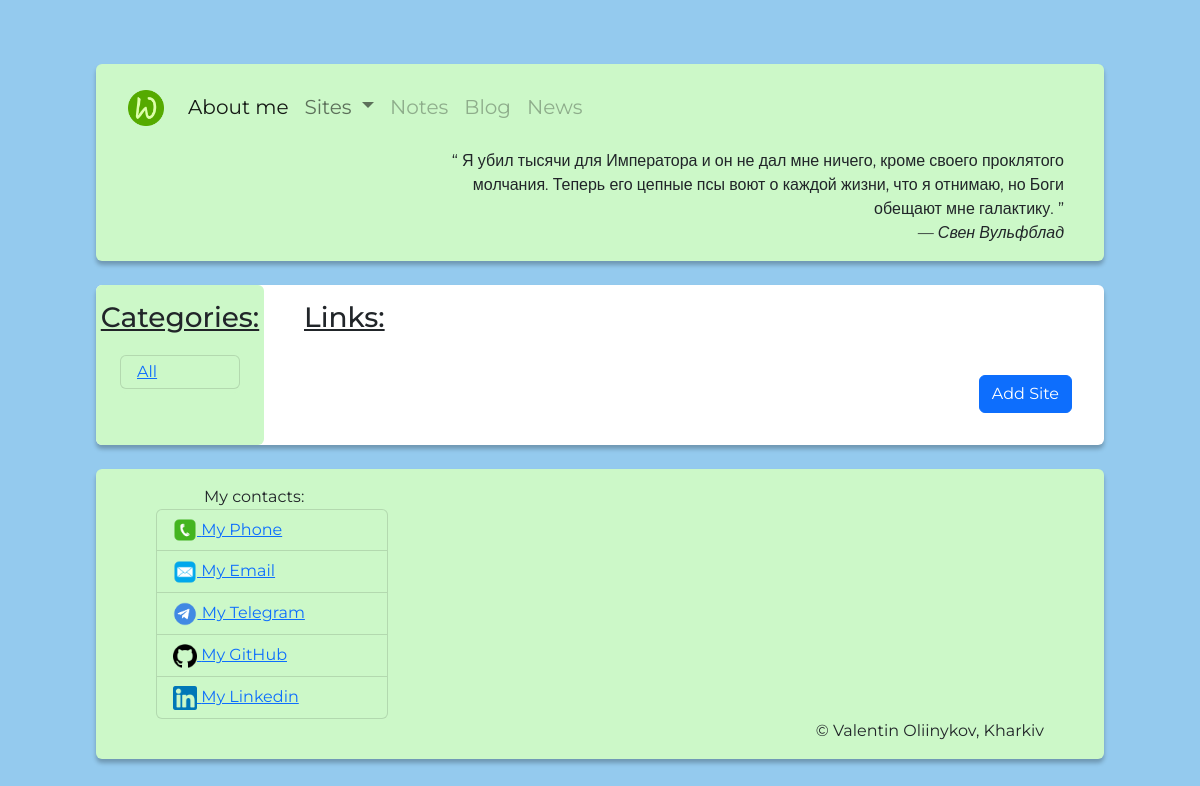
Before: /notes/sites/ with the older database file.
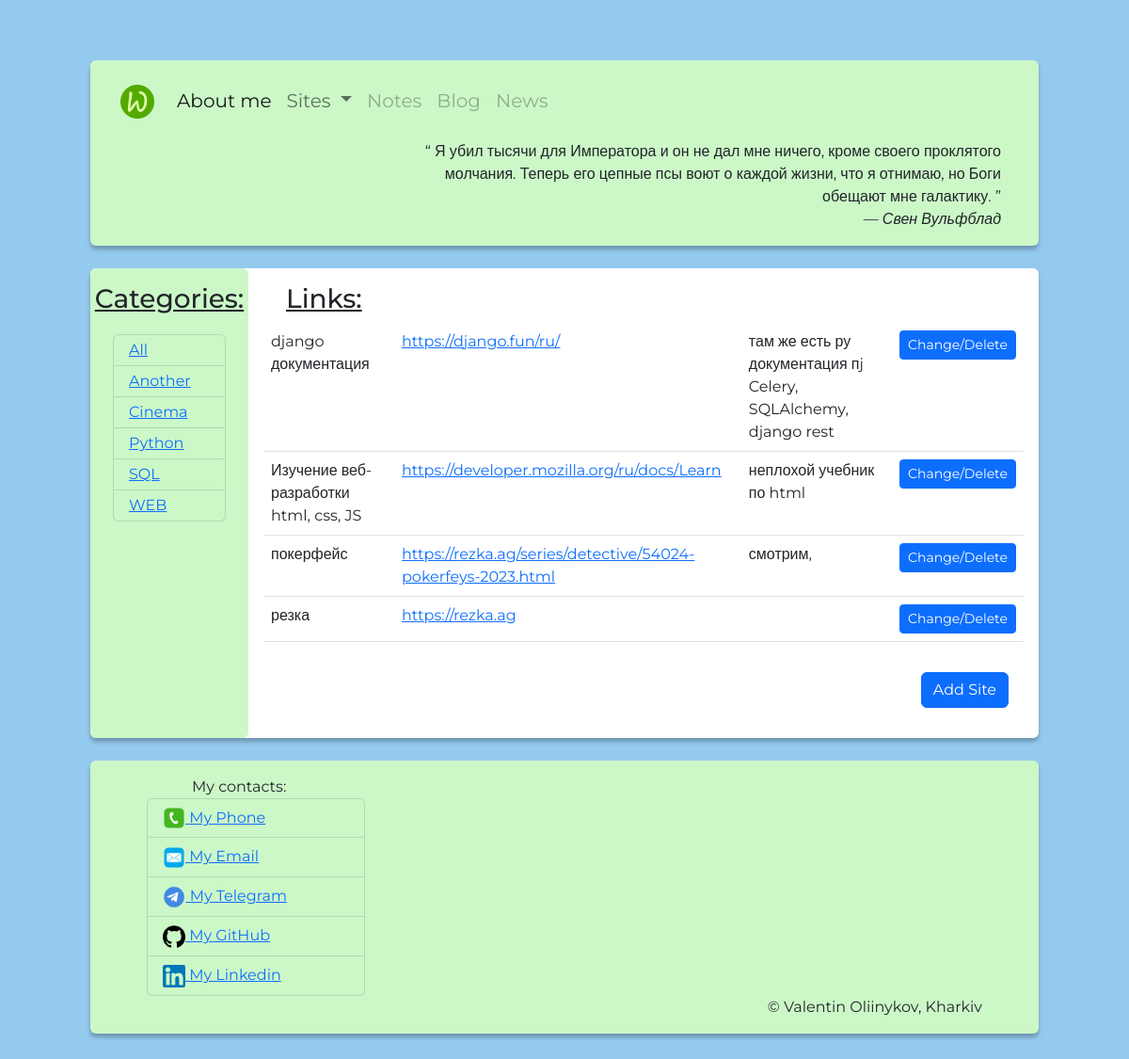
After: the same page with the newer database file.
### notes/models.py (models this page shows, shortened)
class Category(models.Model):
    name = models.CharField(max_length=150)
    class Meta:
        verbose_name = "Category"
        verbose_name_plural = "Categories"
        db_table = "categories"
        ordering = ["name",]

class SiteNote(models.Model):
    title = models.CharField(max_length=150)
    url = models.URLField(unique=True, null=False)
    description = models.TextField(null=True, blank=True)
    category = models.ForeignKey(
        Category,
        on_delete=models.CASCADE,
        related_name="sites",
        )
    created_at = models.DateTimeField(auto_now=True)
    class Meta:
        db_table = "sites_notes"
        ordering = ["created_at", "title", "url"]

### notes/views.py (the view)
# urls.py: path("sites/", vn.sites_all),
def sites_all(request):
    sites = SiteNote.objects.all()
    return render(
        request,
        template_name="notes/sites.html",
        context={
            "title": "Useful Links",
            "sites": sites,
        }
    )

### components/quotes.py (called while the page is built)
def get_json_data(path_):
    with open(path_, 'r') as json_object:
        json_data = json.load(json_object)
    return json_data

def random_quote(path = path_to_json):
    try:
        quotes = get_json_data(path)
        return random.choice(quotes)
    except FileNotFoundError as fnfe:
        print(fnfe)
        return

### notes/midlewares.py (called while the page is built)
def categories_sites(request):
    return {"categories": Category.objects.all()}

def quotes_random(request):
    path_to_json = DATABASES_QUOTER
    return {'random_quote': random_quote(path_to_json)
    }

### templates/notes/sites.html (shortened to what this page needs)
{% extends "base.html" %}
{% block content %}
<div class="col-2 back_color rounded text-truncate ">
    <h3 class="text-center text-decoration-underline mt-2 py-2 overflow-auto">Categories:</h3>
    <ul class="list-group py-1 back_color mx-4 overflow-auto">
        <li class="list-group-item py-1 back_color"><a href="/notes/sites/">All</a></li>
        {% for cat in categories%}
        <li class="list-group-item py-1 back_color">
            <a href="{% url 'site_category' category_name=cat.name %}">{{ cat.name }}</a>
        </li>
        {% endfor %}
    </ul>
</div>
<div class="col m-3">
    <h3 class="text-decoration-underline mx-4 overflow-auto">Links:</h3>
    <table class="table">
        {% for site in sites %}
        <tr>
            <td>{{site.title}}</td>
            <td>
                <a href="{{site.url}}" target="_blank">{{site.url}}</a>
            </td>
            <td>
                {{site.description}}
            </td>
            <td class=""> <a href="/admin/notes/sitenote/{{ site.id }}/change/">
                    <button class="btn btn-primary btn-sm">Change/Delete</button>
                </a>
            </td>
        </tr>
        {% endfor %}
    </table>
        <span class="float-end m-3">
            <a href="/admin/notes/sitenote/add/"><button class="btn btn-primary">Add Site</button></a>
        </span>
</div>
{% endblock %}

Changed rows visible on the page:
added Category: name "Another"
added Category: name "Cinema"
added Category: name "Python"
added Category: name "SQL"
added Category: name "WEB"
added SiteNote: title "django документация", url "https://django.fun/ru/", description "там же есть ру документация пj Celery, SQLAlchemy, django rest"
added SiteNote: title "Изучение веб-разработки html, css, JS", url "https://developer.mozilla.org/ru/docs/Learn", description "неплохой учебник по html"
added SiteNote: title "покерфейс", url "https://rezka.ag/series/detective/54024-pokerfeys-2023.html", description "смотрим,"
added SiteNote: title "резка", url "https://rezka.ag"
